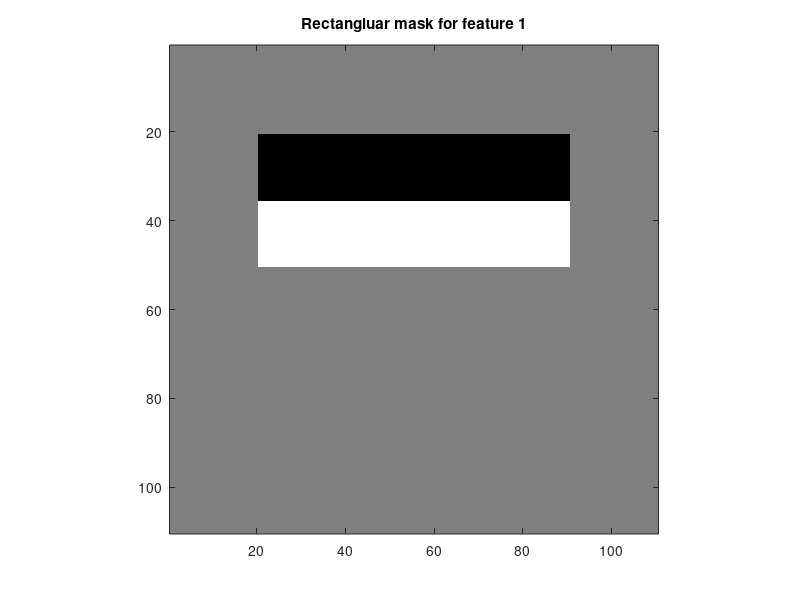
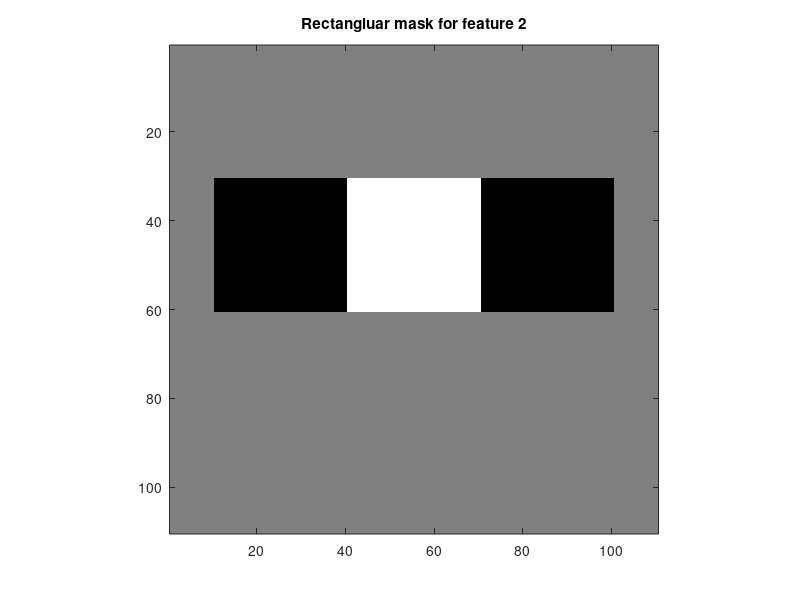

Write the MATLAB code that produced these figures, in order. (Note: this script raises an error after producing the figures.)
% Computational Vision
% 2014-2015
%
% Javier Fern?ndez, Alejandro Hern?ndez
%
% >> OBJECTIVE:
% 1) Analize the code
% 2) Understand the function of each part of the code
% 3) Code the missing parts
% 4) Execute the code and check the results
% 5) Comment the experiments and results in a report

% main function
function FD_ex1()

clc; close all; clear;

%% Initialization
% Define Viola & Jones parameters for the first two feature masks
% SEE THE ATTACHED IMAGE FOR DETAILS!!!
L = 110;                         % mask size [px]
d1 = 20; d2 = 20; d3 = 30; d4 = 10; % distances from the border
w1 = 70; w2 = 30; w3 = 30;        % width of the rectangles
h1 = 15; h2 = 30;                 % height of the rectangles


%% Draw the 2 feature masks (just for visualization purpose)
input('Press enter to visualize the two defined rectangular masks');
m1 = zeros(L,L);
m2 = zeros(L,L);

m1(d1+1:d1+h1,d2+1:d2+w1) = 1;
m1(d1+1+h1:d1+2*h1,d2+1:d2+w1) = 2;
figure('name','First rectangular mask');
imagesc(m1);
title('Rectangluar mask for feature 1');
axis square;
colormap([128 128 128; 0 0 0; 255 255 255]/255);

m2(d3+1:d3+h2,d4+1:d4+w2) = 1;
m2(d3+1:d3+h2,d4+w2+1:d4+w2+w3) = 2;
m2(d3+1:d3+h2,d4+w2+w3+1:d4+2*w2+w3) = 1;
figure('name','Second rectangular mask');
imagesc(m2);
title('Rectangluar mask for feature 2');
axis square;
colormap([128 128 128; 0 0 0; 255 255 255]/255);


%% Load image, compute Integral Image and visualize it

% Load image 'barcelona.jpg' and convert image from rgb to grayscale
I = imread('barcelona.jpg');

input('Press enter to see the integral image for barcelona.jpg');

% Compute the Integral Image
S = cumsum(cumsum(double(I),2));
figure('name','Integral Image for barcelona.jpg');

% computing integral image between 0 and 1
S01 = (S-min(S(:)))/(max(S(:))+min(S(:)));
imagesc(S01);
title('barcelona.jpg integral image');

%% Compute features for regions with faces

input('Press enter to compute the two features values for face regions');

% (X,Y) coordinates of the top-left corner of windows with face
XY_FACE = [242 129; 439 135; 673 102; 879 172; 1123 151; 1279 130; 161 300; 349 526; 659 523; 943 535; 1252 562]; % [x1 y1; x2 y2 .....]

% Initialize the feature matrix for faces
FEAT_FACE = [];

for i = 1:size(XY_FACE,1)
    
    % current top-left corner coordinates
    x = XY_FACE(i,1);
    y = XY_FACE(i,2);
    
    % compute area of regions A and B for the first feature
    % HERE WE USE INTEGRAL IMAGE!
    area_A = S(y+d1+h1,x+d2+w1) - S(y+d1+1,x+d2+w1) - (S(y+d1+h1,x+d2+1) - S(y+d1+1,x+d2+1));
    area_B = S(y+2*h1+d1,x+w1+d2) - S(y+d1+h1+1,x+d2+w1) - (S(y+d1+2*h1,x+d2+1)-S(y+d1+h1+1,x+d2+1));
    
    % compute area of regions C, D and E for the second feature
    % HERE WE USE INTEGRAL IMAGE!
    area_C = S(y+d3+h2,x+d4+w2) - S(y+d3+1,x+d4+w2) - (S(y+d3+h2,x+d4+1) - S(y+d3+1,x+d4+1));
    area_D = S(y+d3+h2,x+d4+w2+w3) - S(y+d3+1,x+d4+w2+w3) - (S(y+d3+h2,x+d4+w2+1) - S(y+d3+1,x+d4+w2+1));
    area_E = S(y+d3+h2,x+d4+2*w2+w3) - S(y+d3+1,x+d4+2*w2+w3) - (S(y+d3+h2,x+d4+w2+w3+1) - S(y+d3+1,x+d4+w2+w3+1));
    
    
    % compute features value
    F1 = area_B - area_A;
    F2 = area_D - (area_C + area_E);
    
    % cumulate the computed values
    FEAT_FACE = [FEAT_FACE; [F1 F2]];
end

disp('Feature face vector');
disp(FEAT_FACE);

%% Compute features for regions with non-faces
input('Press enter to compute the two features values for non-face regions');

% (X,Y) coordinates of the top-left corner of windows with non-face
XY_NON_FACE = [29 30; 454 409; 685 366; 988 27; 1445 30; 1123 436; 1033 1081; 842 1091; 347 1075; 116 582];

% Initialize the feature matrix for non-faces
FEAT_NON_FACE = [];

for i = 1:size(XY_NON_FACE,1)
    
    % current top-left corner coordinates
    x = XY_NON_FACE(i,1); y = XY_NON_FACE(i,2);
    
    % compute area of regions A and B for the first feature
    % HERE WE USE INTEGRAL IMAGE!
    area_A = S(y+d1+h1,x+d2+w1) - S(y+d1+1,x+d2+w1) - (S(y+d1+h1,x+d2+1) - S(y+d1+1,x+d2+1));
    area_B = S(y+2*h1+d1,x+w1+d2) - S(y+d1+h1+1,x+d2+w1) - (S(y+d1+2*h1,x+d2+1)-S(y+d1+h1+1,x+d2+1));
    
    % compute area of regions C, D and E for the second feature
    % HERE WE USE INTEGRAL IMAGE!
    area_C = S(y+d3+h2,x+d4+w2) - S(y+d3+1,x+d4+w2) - (S(y+d3+h2,x+d4+1) - S(y+d3+1,x+d4+1));
    area_D = S(y+d3+h2,x+d4+w2+w3) - S(y+d3+1,x+d4+w2+w3) - (S(y+d3+h2,x+d4+w2+1) - S(y+d3+1,x+d4+w2+1));
    area_E = S(y+d3+h2,x+d4+2*w2+w3) - S(y+d3+1,x+d4+2*w2+w3) - (S(y+d3+h2,x+d4+w2+w3+1) - S(y+d3+1,x+d4+w2+w3+1));
    
    % compute features value
    F1 = area_B - area_A;
    F2 = area_D - (area_C + area_E);
    
    % cumulate the computed values
    FEAT_NON_FACE = [FEAT_NON_FACE; [F1 F2]];
end
disp('Non-face features');
disp(FEAT_NON_FACE);

% %% Visualize samples in the feature space
% input('Press enter to visualize face and non-face features in the feature space');
% figure('name','Face and non-face feature space for the different samples')
% hold on
% scatter(FEAT_FACE(:,1),FEAT_FACE(:,2),'g');
% scatter(FEAT_NON_FACE(:,1),FEAT_NON_FACE(:,2),'r');
% xlabel('Feature 1');
% ylabel('Feature 2');
% title('Feature space');

%
% %% Visualize image with used regions
% input('Press enter to visualize face and non-face features over the image');
% figure('name','Face and non-face for the different samples over the image')
% imshow(I);
%
% % patches with faces
% for i = 1:size(XY_FACE,1)
%     PATCH = [XY_FACE(i,:) L L];
%     Rectangle = [PATCH(1) PATCH(2); PATCH(1)+PATCH(3) PATCH(2); PATCH(1)+PATCH(3) PATCH(2)+PATCH(4); PATCH(1)  PATCH(2)+PATCH(4); PATCH(1) PATCH(2)];
%     hold on;
%     plot (Rectangle(:,1), Rectangle(:,2), 'g');
%     hold off;
% end
%
% % patches without faces
% for i = 1:size(XY_NON_FACE,1)
%     PATCH = [XY_NON_FACE(i,:) L L];
%     Rectangle = [PATCH(1) PATCH(2); PATCH(1)+PATCH(3) PATCH(2); PATCH(1)+PATCH(3) PATCH(2)+PATCH(4); PATCH(1)  PATCH(2)+PATCH(4); PATCH(1) PATCH(2)];
%     hold on;
%     plot (Rectangle(:,1), Rectangle(:,2), 'r');
%     hold off;
% end


%% Part 2:
% Testing madrid.jpg as test image

input('Press enter to test madrid image on classifier');
I = imread('madrid.jpg');

% Madrid manually obtained mask points
x1 = [201;389;695;1015;1190;1218;1032;807;603;431;207;63;59;519;857;1007;1274;1492;1446;371;49;859;]
y1 = [171;231;231;313;209;71;67;83;105;91;63;31;479;716;514;447;493;227;610;894;850;403;]


maskInfo = [L,d1,d2,d3,d4,w1,w2,w3,h1,h2];
trainAndClassify(FEAT_FACE,FEAT_NON_FACE,I,x1,y1,maskInfo);


end





